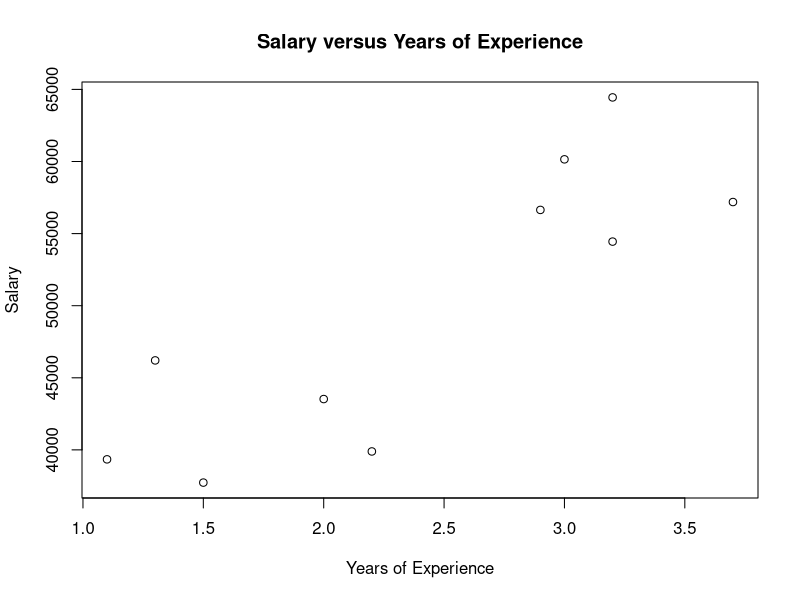
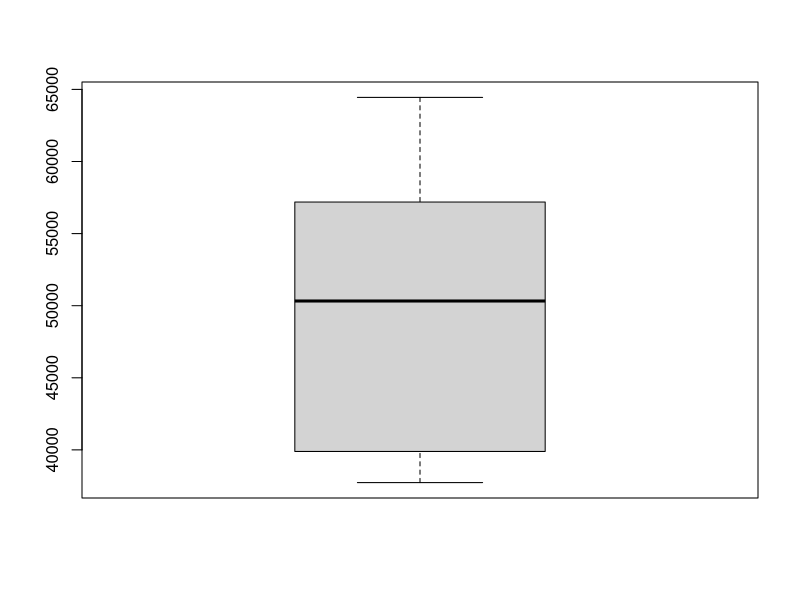

Reproduce these figures in R, in order. (Note: this script raises an error after producing the figures.)
# Week 2 Activity: GitHub and Linear Regression

#create dataset
df <- data.frame(years_experienced=c(1.1, 1.3, 1.5, 2.0, 2.2, 2.9, 3.0, 3.2, 3.2, 3.7),
                 salary=c(39343.00, 46205.00, 37731.00, 43525.00, 39891.00, 56642.00, 
                          60150.00, 54445.00, 64445.00, 57189.00))

#view first six rows of dataset
head(df)

#visualizing data 
plot(df$years_experienced, df$salary, main='Salary versus Years of Experience',xlab='Years of Experience',ylab='Salary')

#distribution of salary and checking for outliers
boxplot(df$salary)

#fitting simple linear regression to the training set
set.seed(101)
split = sample.split(df$salary, SplitRatio = 0.7)
trainingset = subset(df, split == TRUE)
testset = subset(df, split == FALSE)
model= lm(formula = salary ~ years_experienced,
         data = trainingset)

#summary of the model
summary(model)

